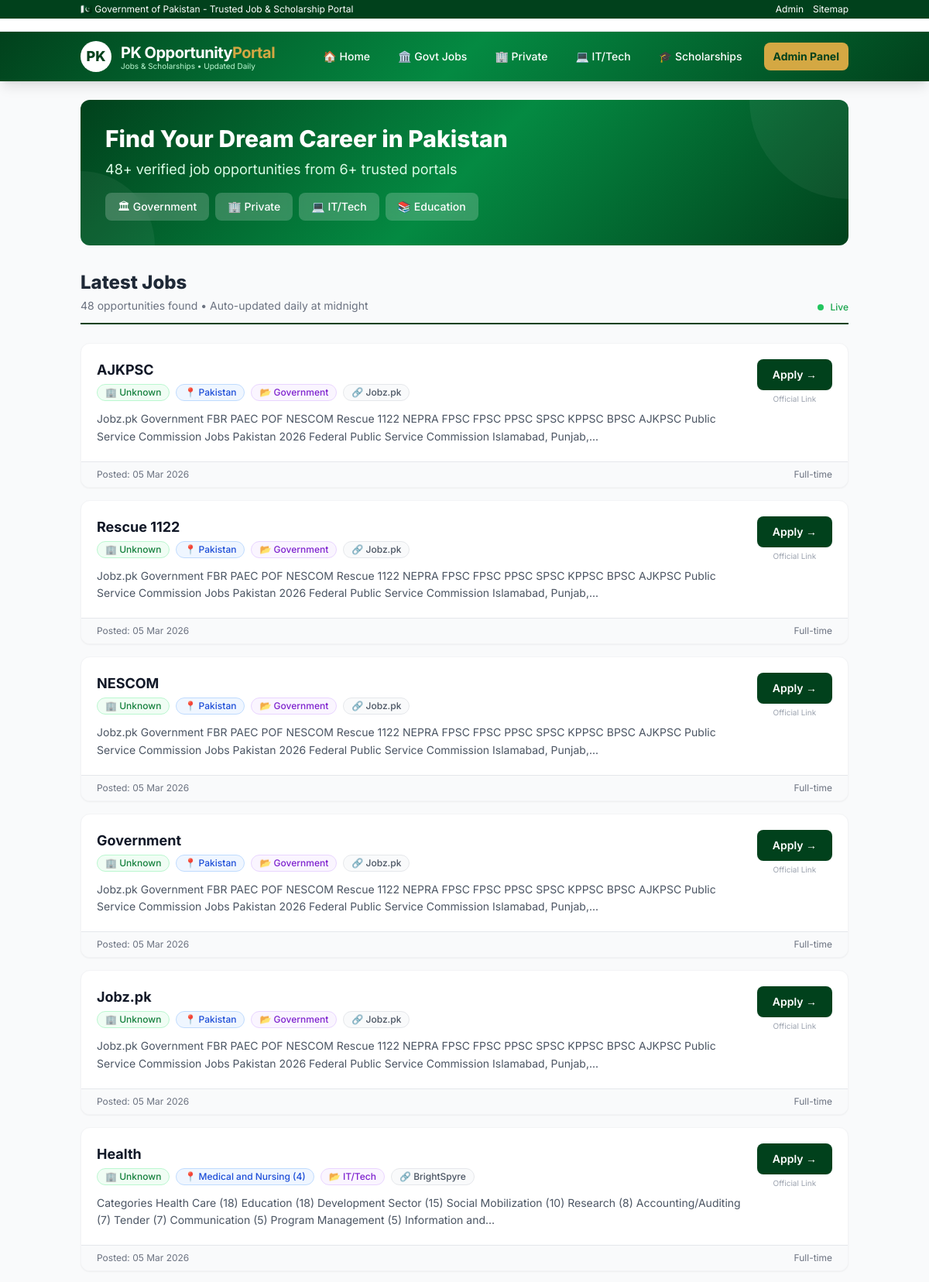
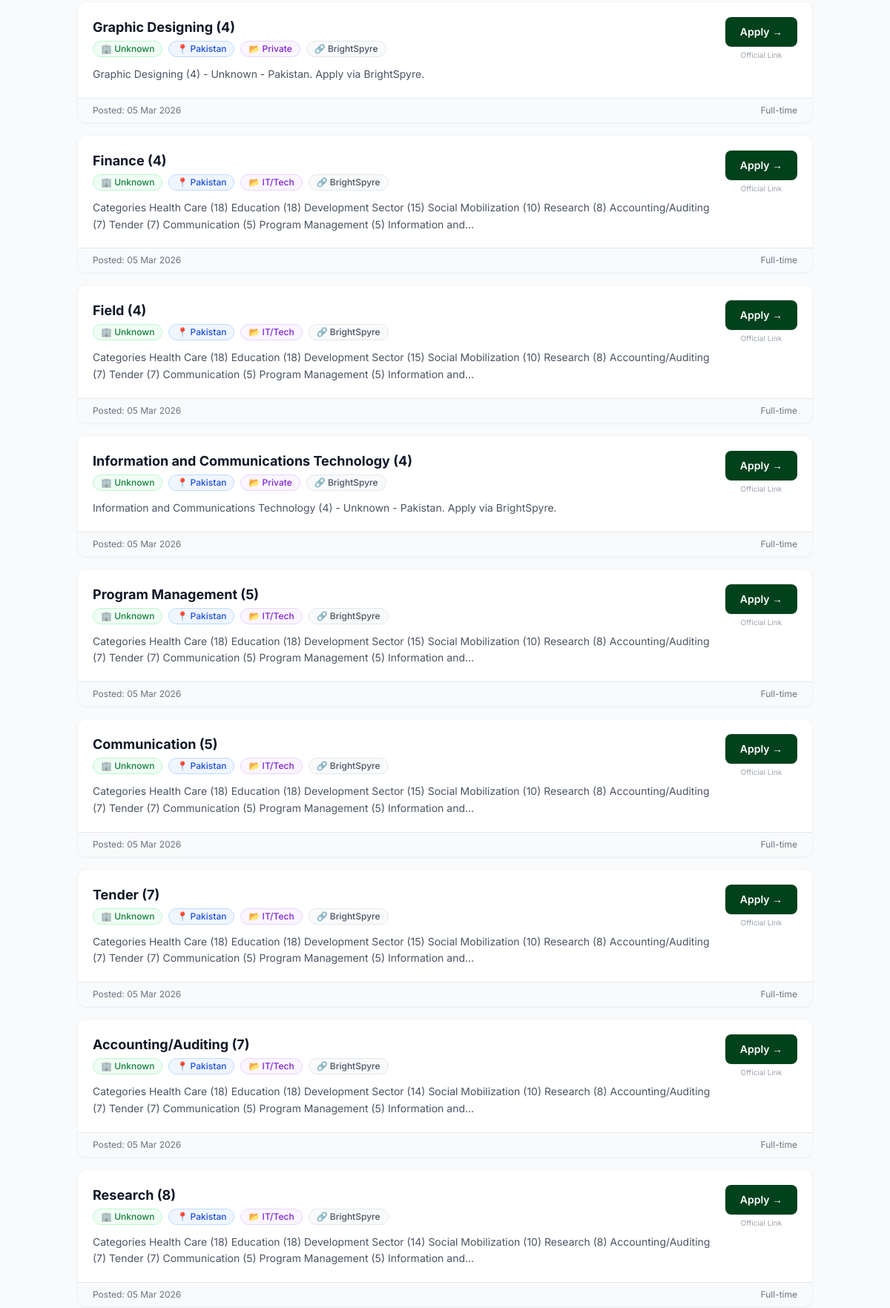
The page / (upper part) on the database its author committed (2 pictures, top to bottom).
### models.py (models this page shows, shortened)
class Job(db.Model):
    __tablename__ = 'jobs'
    id = db.Column(db.Integer, primary_key=True)
    title = db.Column(db.String(255), nullable=False)
    company = db.Column(db.String(255))
    location = db.Column(db.String(255))
    salary = db.Column(db.String(255))
    description = db.Column(db.Text)
    apply_links = db.Column(db.Text)
    source = db.Column(db.String(255))
    date_posted = db.Column(db.DateTime, default=datetime.utcnow)
    department = db.Column(db.String(255), default='General')
    category = db.Column(db.String(255), default='Other')  # IT, Government, Education, etc.
    scale = db.Column(db.String(50), default='Not Specified')  # BPS-17, BPS-18, etc.
    job_type = db.Column(db.String(50), default='Full-time')  # Full-time, Part-time, Contract
    experience = db.Column(db.String(100), default='Not Specified')
    normalized_title = db.Column(db.String(255), nullable=False)
    state = db.Column(db.String(50), default='pending')
    slug = db.Column(db.String(255))
    seo_title = db.Column(db.String(255))
    seo_meta = db.Column(db.String(255))
    json_ld = db.Column(db.Text)

### app.py (the view)
    @app.route('/')
    def index():
        jobs = Job.query.filter_by(state='published').order_by(Job.date_posted.desc()).limit(50).all()
        return render_template('index.html', items=jobs, type='job', category_filter=None)

### templates/index.html (shortened to what this page needs)
{% extends "base.html" %}
{% block content %}
{% if not category_filter %}
<div class="gradient-hero rounded-xl p-8 mb-8 text-white relative overflow-hidden">
    <div class="absolute top-0 right-0 w-64 h-64 bg-white/5 rounded-full -mr-32 -mt-32"></div>
    <div class="absolute bottom-0 left-0 w-48 h-48 bg-white/5 rounded-full -ml-24 -mb-24"></div>
    <div class="relative z-10">
        <h2 class="text-3xl font-extrabold mb-2">
            {% if type == 'job' %}Find Your Dream Career in Pakistan{% else %}Fully Funded Scholarships{% endif %}
        </h2>
        <p class="text-green-100 text-lg mb-4">
            {% if type == 'job' %}
            {{ items|length }}+ verified job opportunities from {{ sources|length if sources else '6' }}+ trusted
            portals
            {% else %}
            Latest scholarship opportunities from 10+ authentic blogs
            {% endif %}
        </p>
        <div class="flex flex-wrap gap-2">
            {% if type == 'job' %}
            <a href="/jobs/government"
                class="px-4 py-2 bg-white/20 backdrop-blur rounded-lg text-sm font-medium hover:bg-white/30 transition">🏛
                Government</a>
            <a href="/jobs/private"
                class="px-4 py-2 bg-white/20 backdrop-blur rounded-lg text-sm font-medium hover:bg-white/30 transition">🏢
                Private</a>
            <a href="/jobs/it"
                class="px-4 py-2 bg-white/20 backdrop-blur rounded-lg text-sm font-medium hover:bg-white/30 transition">💻
                IT/Tech</a>
            <a href="/jobs/education"
                class="px-4 py-2 bg-white/20 backdrop-blur rounded-lg text-sm font-medium hover:bg-white/30 transition">📚
                Education</a>
            {% endif %}
        </div>
    </div>
</div>
{% endif %}
<div class="flex justify-between items-end border-b-2 border-pk-green pb-3 mb-6">
    <div>
        <h2 class="text-2xl font-extrabold text-gray-800">
            {% if category_filter %}
            {{ category_filter|capitalize }} {{ type|capitalize }}s
            {% else %}
            Latest {{ type|capitalize }}s
            {% endif %}
        </h2>
        <p class="text-gray-500 text-sm mt-1">{{ items|length }} opportunities found • Auto-updated daily at midnight
        </p>
    </div>
    <div class="flex items-center gap-2">
        <span class="pulse-dot w-2 h-2 bg-green-500 rounded-full inline-block"></span>
        <span class="text-xs text-green-600 font-medium">Live</span>
    </div>
</div>
{% if items %}
<div class="space-y-4">
    {% for item in items %}
    <article class="bg-white rounded-xl shadow-sm card-hover border border-gray-100 overflow-hidden" itemscope
        itemtype="{% if type == 'job' %}https://schema.org/JobPosting{% else %}https://schema.org/EducationalOccupationalProgram{% endif %}">
        <div class="p-5">
            <div class="flex justify-between items-start gap-4">
                <div class="flex-grow">
                    <h3 class="text-lg font-bold text-gray-900 hover:text-pk-green transition mb-1" itemprop="title">
                        <a href="/{{ type }}/{{ item.id }}/{{ item.slug or '' }}" class="hover:underline">
                            {{ item.seo_title if item.seo_title else item.title }}
                        </a>
                    </h3>
                    <div class="flex flex-wrap gap-2 mb-3">
                        {% if type == 'job' %}
                        <span
                            class="inline-flex items-center px-2.5 py-0.5 rounded-full text-xs font-medium bg-green-50 text-green-700 border border-green-200"
                            itemprop="hiringOrganization">
                            🏢 {{ item.company|truncate(30) }}
                        </span>
                        <span
                            class="inline-flex items-center px-2.5 py-0.5 rounded-full text-xs font-medium bg-blue-50 text-blue-700 border border-blue-200"
                            itemprop="jobLocation">
                            📍 {{ item.location }}
                        </span>
                        {% if item.category and item.category != 'Other' %}
                        <span
                            class="inline-flex items-center px-2.5 py-0.5 rounded-full text-xs font-medium bg-purple-50 text-purple-700 border border-purple-200">
                            📂 {{ item.category }}
                        </span>
                        {% endif %}
                        <span
                            class="inline-flex items-center px-2.5 py-0.5 rounded-full text-xs font-medium bg-gray-50 text-gray-600 border border-gray-200">
                            🔗 {{ item.source }}
                        </span>
                        {% endif %}
                    </div>
                    <p class="text-gray-600 text-sm leading-relaxed line-clamp-2" itemprop="description">
                        {{ item.description|striptags|truncate(200) }}
                    </p>
                </div>
                <div class="flex-shrink-0">
                    <span
                        class="block text-center px-5 py-2.5 bg-pk-green text-white rounded-lg font-semibold text-sm hover:bg-pk-green-light transition cursor-pointer shadow-sm">
                        Apply →
                    </span>
                    <p class="text-[10px] text-gray-400 text-center mt-1">Official Link</p>
                </div>
            </div>
        </div>
        <div class="bg-gray-50 px-5 py-2 border-t flex justify-between items-center text-xs text-gray-500">
            <span>Posted: {{ item.date_posted.strftime('%d %b %Y') if item.date_posted else 'Recently' }}</span>
            {% if type == 'job' %}<span>{{ item.job_type if item.job_type else 'Full-time' }}</span>{% endif %}
        </div>
    </article>
    {% endfor %}
</div>
{% endif %}
{% endblock %}

### templates/base.html (shortened to what this page needs)
<!DOCTYPE html>
<html lang="en">
<head>
    <script src="https://cdn.tailwindcss.com"></script>
</head>
<body class="bg-gray-50 flex flex-col min-h-screen">
    <div class="bg-pk-green text-white text-xs py-1">
        <div class="container mx-auto px-4 flex justify-between items-center">
            <span>🇵🇰 Government of Pakistan - Trusted Job & Scholarship Portal</span>
            <div class="flex gap-3">
                <a href="/login" class="hover:text-pk-gold transition">Admin</a>
                <a href="/sitemap.xml" class="hover:text-pk-gold transition">Sitemap</a>
            </div>
        </div>
    </div>
    <div class="w-full bg-white border-b">
        <div class="container mx-auto px-4 py-2">
        </div>
    </div>
    <nav class="gradient-hero text-white shadow-lg sticky top-0 z-50">
        <div class="container mx-auto px-4">
            <div class="flex justify-between items-center py-3">
                <a href="/" class="flex items-center gap-3">
                    <div class="w-10 h-10 bg-white rounded-full flex items-center justify-center">
                        <span class="text-pk-green font-extrabold text-lg">PK</span>
                    </div>
                    <div>
                        <h1 class="text-xl font-bold tracking-tight">PK Opportunity<span
                                class="text-pk-gold">Portal</span></h1>
                        <p class="text-[10px] text-green-200 -mt-1">Jobs & Scholarships • Updated Daily</p>
                    </div>
                </a>
                <div class="hidden md:flex items-center gap-1">
                    <a href="/" class="px-4 py-2 rounded-lg hover:bg-white/10 transition font-medium text-sm">🏠
                        Home</a>
                    <a href="/jobs/government"
                        class="px-4 py-2 rounded-lg hover:bg-white/10 transition font-medium text-sm">🏛️ Govt Jobs</a>
                    <a href="/jobs/private"
                        class="px-4 py-2 rounded-lg hover:bg-white/10 transition font-medium text-sm">🏢 Private</a>
                    <a href="/jobs/it" class="px-4 py-2 rounded-lg hover:bg-white/10 transition font-medium text-sm">💻
                        IT/Tech</a>
                    <a href="/scholarships"
                        class="px-4 py-2 rounded-lg hover:bg-white/10 transition font-medium text-sm">🎓
                        Scholarships</a>
                    <a href="/admin"
                        class="px-3 py-2 bg-pk-gold text-pk-green rounded-lg font-bold text-sm hover:bg-yellow-400 transition ml-2">Admin
                        Panel</a>
                </div>
            </div>
        </div>
    </nav>
    <main class="container mx-auto px-4 flex gap-6 mt-6 flex-grow">
        <section class="flex-grow min-w-0">
            {% block content %}{% endblock %}
        </section>
    </main>
</body>
</html>

### templates/base.html (style rules this page uses)
body { font-family: 'Inter', sans-serif; }
.gradient-hero { background: linear-gradient(135deg, #01411C 0%, #048A42 50%, #01411C 100%); }
.card-hover { transition: all 0.3s ease; }
.pulse-dot { animation: pulse 2s infinite; }

### rows shown on the page
Job: seo_title+title "AJKPSC", company "Unknown", location "Pakistan", category "Government", source "Jobz.pk", description "Jobz.pk Government FBR PAEC POF NESCOM Rescue 1122 NEPRA FPSC FPSC PPSC SPSC KPPSC BPSC AJKPSC Public Service Commission Jobs Pakistan 2026 Federal Public Service Commission Islamabad, Punjab,...", date_posted "05 Mar 2026", job_type "Full-time"
Job: seo_title+title "Rescue 1122", company "Unknown", location "Pakistan", category "Government", source "Jobz.pk", description "Jobz.pk Government FBR PAEC POF NESCOM Rescue 1122 NEPRA FPSC FPSC PPSC SPSC KPPSC BPSC AJKPSC Public Service Commission Jobs Pakistan 2026 Federal Public Service Commission Islamabad, Punjab,...", date_posted "05 Mar 2026", job_type "Full-time"
Job: seo_title+title "NESCOM", company "Unknown", location "Pakistan", category "Government", source "Jobz.pk", description "Jobz.pk Government FBR PAEC POF NESCOM Rescue 1122 NEPRA FPSC FPSC PPSC SPSC KPPSC BPSC AJKPSC Public Service Commission Jobs Pakistan 2026 Federal Public Service Commission Islamabad, Punjab,...", date_posted "05 Mar 2026", job_type "Full-time"
Job: seo_title+title "Government", company "Unknown", location "Pakistan", category "Government", source "Jobz.pk", description "Jobz.pk Government FBR PAEC POF NESCOM Rescue 1122 NEPRA FPSC FPSC PPSC SPSC KPPSC BPSC AJKPSC Public Service Commission Jobs Pakistan 2026 Federal Public Service Commission Islamabad, Punjab,...", date_posted "05 Mar 2026", job_type "Full-time"
Job: seo_title+title "Jobz.pk", company "Unknown", location "Pakistan", category "Government", source "Jobz.pk", description "Jobz.pk Government FBR PAEC POF NESCOM Rescue 1122 NEPRA FPSC FPSC PPSC SPSC KPPSC BPSC AJKPSC Public Service Commission Jobs Pakistan 2026 Federal Public Service Commission Islamabad, Punjab,...", date_posted "05 Mar 2026", job_type "Full-time"
Job: seo_title+title "Health", company "Unknown", location "Medical and Nursing (4)", category "IT/Tech", source "BrightSpyre", description "Categories Health Care (18) Education (18) Development Sector (15) Social Mobilization (10) Research (8) Accounting/Auditing (7) Tender (7) Communication (5) Program Management (5) Information and...", date_posted "05 Mar 2026", job_type "Full-time"
Job: seo_title+title "Graphic Designing (4)", company "Unknown", location "Pakistan", category "Private", source "BrightSpyre", description "Graphic Designing (4) - Unknown - Pakistan. Apply via BrightSpyre.", date_posted "05 Mar 2026", job_type "Full-time"
Job: seo_title+title "Finance (4)", company "Unknown", location "Pakistan", category "IT/Tech", source "BrightSpyre", description "Categories Health Care (18) Education (18) Development Sector (15) Social Mobilization (10) Research (8) Accounting/Auditing (7) Tender (7) Communication (5) Program Management (5) Information and...", date_posted "05 Mar 2026", job_type "Full-time"
Job: seo_title+title "Field (4)", company "Unknown", location "Pakistan", category "IT/Tech", source "BrightSpyre", description "Categories Health Care (18) Education (18) Development Sector (15) Social Mobilization (10) Research (8) Accounting/Auditing (7) Tender (7) Communication (5) Program Management (5) Information and...", date_posted "05 Mar 2026", job_type "Full-time"
Job: seo_title+title "Information and Communications Technology (4)", company "Unknown", location "Pakistan", category "Private", source "BrightSpyre", description "Information and Communications Technology (4) - Unknown - Pakistan. Apply via BrightSpyre.", date_posted "05 Mar 2026", job_type "Full-time"
Job: seo_title+title "Program Management (5)", company "Unknown", location "Pakistan", category "IT/Tech", source "BrightSpyre", description "Categories Health Care (18) Education (18) Development Sector (15) Social Mobilization (10) Research (8) Accounting/Auditing (7) Tender (7) Communication (5) Program Management (5) Information and...", date_posted "05 Mar 2026", job_type "Full-time"
Job: seo_title+title "Communication (5)", company "Unknown", location "Pakistan", category "IT/Tech", source "BrightSpyre", description "Categories Health Care (18) Education (18) Development Sector (15) Social Mobilization (10) Research (8) Accounting/Auditing (7) Tender (7) Communication (5) Program Management (5) Information and...", date_posted "05 Mar 2026", job_type "Full-time"
Job: seo_title+title "Tender (7)", company "Unknown", location "Pakistan", category "IT/Tech", source "BrightSpyre", description "Categories Health Care (18) Education (18) Development Sector (15) Social Mobilization (10) Research (8) Accounting/Auditing (7) Tender (7) Communication (5) Program Management (5) Information and...", date_posted "05 Mar 2026", job_type "Full-time"
Job: seo_title+title "Accounting/Auditing (7)", company "Unknown", location "Pakistan", category "IT/Tech", source "BrightSpyre", description "Categories Health Care (18) Education (18) Development Sector (14) Social Mobilization (10) Research (8) Accounting/Auditing (7) Tender (7) Communication (5) Program Management (5) Information and...", date_posted "05 Mar 2026", job_type "Full-time"
Job: seo_title+title "Research (8)", company "Unknown", location "Pakistan", category "IT/Tech", source "BrightSpyre", description "Categories Health Care (18) Education (18) Development Sector (14) Social Mobilization (10) Research (8) Accounting/Auditing (7) Tender (7) Communication (5) Program Management (5) Information and...", date_posted "05 Mar 2026", job_type "Full-time"

### other values the page prints
{{ items|length }} "48"
{{ sources|length if sources else '6' }} "6"
{{ type|capitalize }} "Job"
